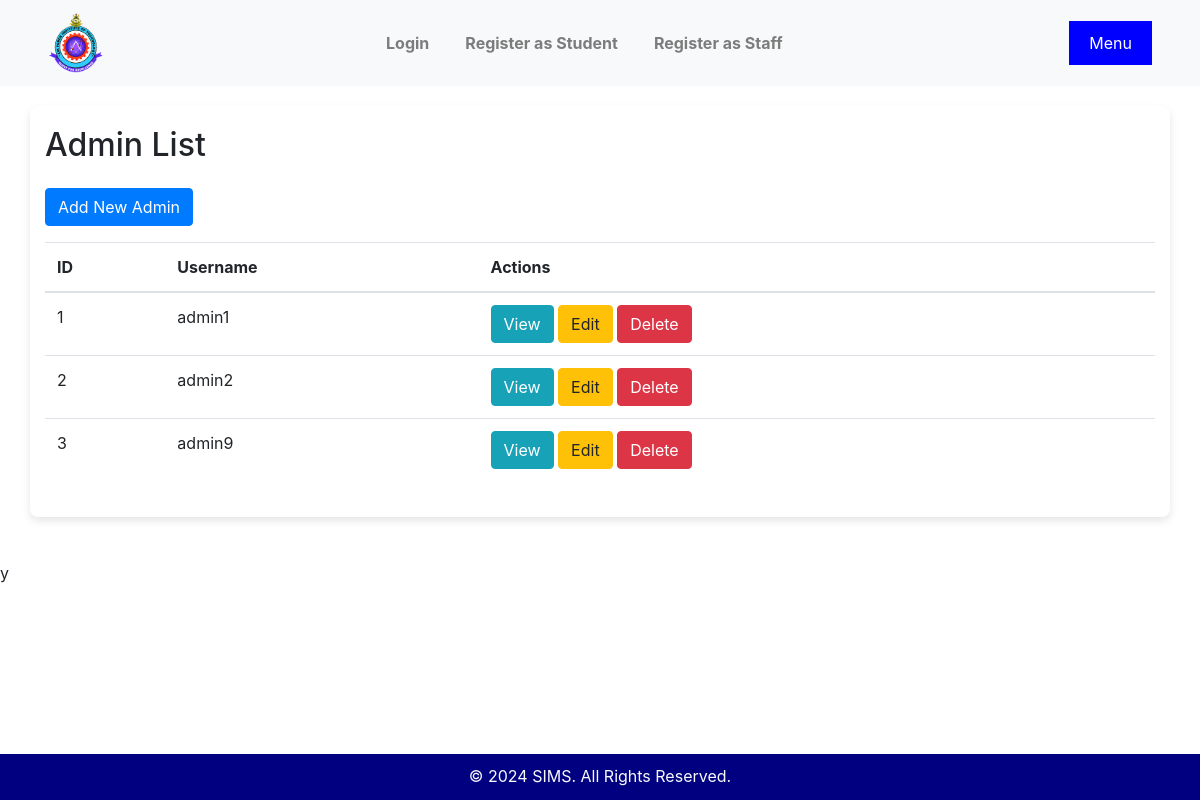
Page /admins/v on the committed database.
### ims/models.py (models this page shows, shortened)
class Admin(models.Model):
    user = models.OneToOneField(User, on_delete=models.CASCADE)

### users/models.py (models this page shows, shortened)
class CustomUser(AbstractUser):
    ROLE_CHOICES = [
        ('ADMIN', 'Admin'),
        ('STUDENT', 'Student'),
        ('LECTURER', 'Lecturer'),
        ('CLINIC_STAFF', 'Clinic Staff'),
    ]
    role = models.CharField(max_length=20, choices=ROLE_CHOICES)
    Approved = models.BooleanField(default=True)
    objects = CustomUserManager()

### ims/views.py (the view)
# urls.py: path('admins/v', views.AdminListView.as_view(), name='admin_list'),
class AdminListView(ListView):
    model = Admin
    context_object_name = 'admins'
    template_name = 'admins/admin_list.html'

### templates/admins/admin_list.html (shortened to what this page needs)
{% extends 'base.html' %}
{% block content %}
    <h2>Admin List</h2>
    <a href="{% url 'admin_create' %}" class="btn btn-primary my-3">Add New Admin</a>
    <table class="table">
        <thead>
            <tr>
                <th>ID</th>
                <th>Username</th>
                <th>Actions</th>
            </tr>
        </thead>
        <tbody>
            {% for admin in admins %}
                <tr>
                    <td>{{ admin.id }}</td>
                    <td>{{ admin.user.username }}</td>
                    <td>
                        <a href="{% url 'admin_detail' admin.id %}" class="btn btn-info">View</a>
                        <a href="{% url 'admin_edit' admin.id %}" class="btn btn-warning">Edit</a>
                        <a href="{% url 'admin_delete' admin.id %}" class="btn btn-danger">Delete</a>
                    </td>
                </tr>
            {% endfor %}
        </tbody>
    </table>
{% endblock %}

### ims/static/css/style.css (style rules this page uses)
body { font-family: 'Arial', sans-serif; margin: 0; padding: 0; background-color: #f5f5f5; color: #333; }

### rows in the picture
Admin: id "1", user.username "admin1"
Admin: id "2", user.username "admin2"
Admin: id "3", user.username "admin9"
